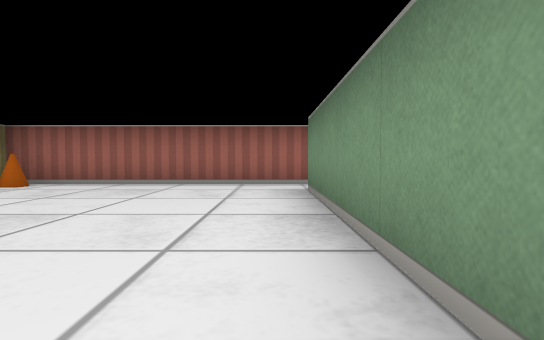
[1] (above)

16 first-person views from a walk through a cub3D ray-caster map. The camera is about half as high as the walls, tilts 2° down and sees 80° across. The floor is counted in squares. Each view is taken from the middle of a square. On the plan, view 1 faces up. The plan holds only what a view shows up to about 9 squares ahead; the rest is blank.

[2]
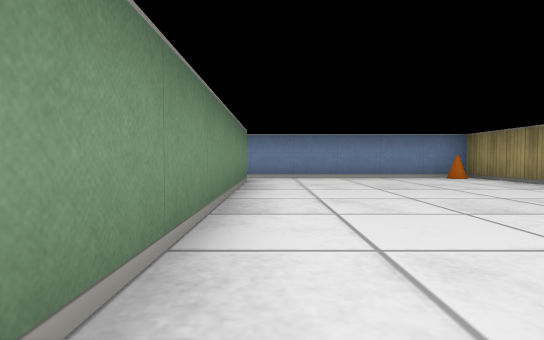

[3]
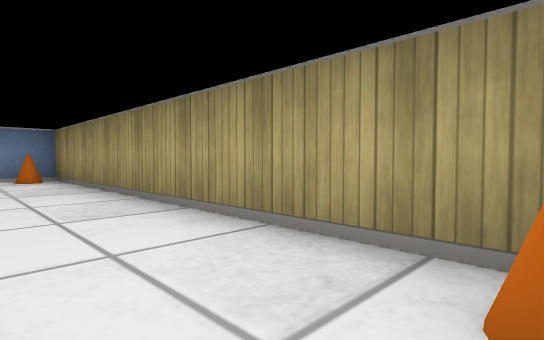

[4]
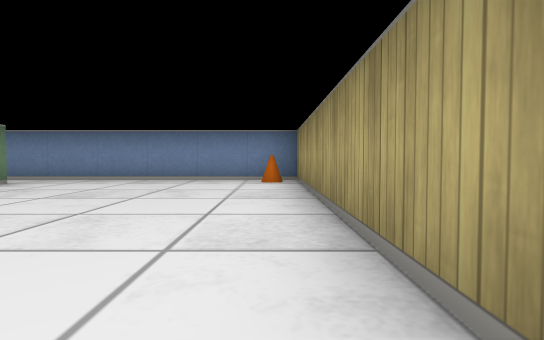

[5]
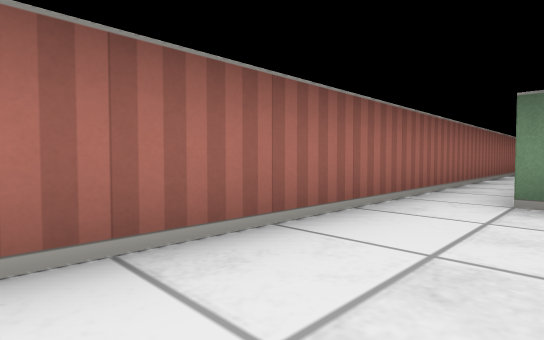

[6]
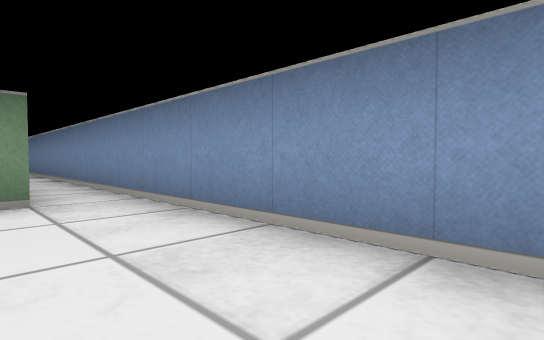

[7]
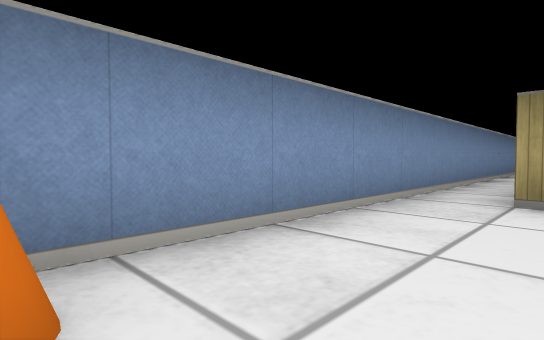

[8]
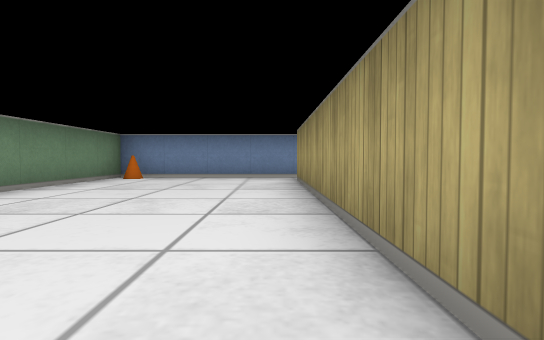

[9]
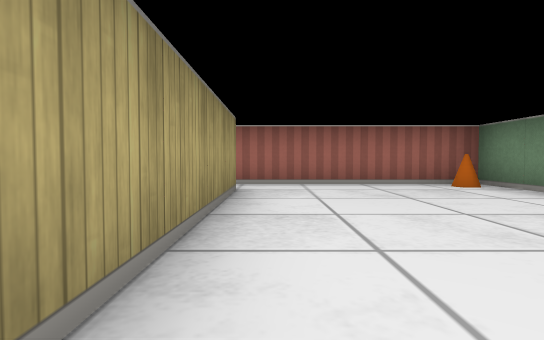

[10]
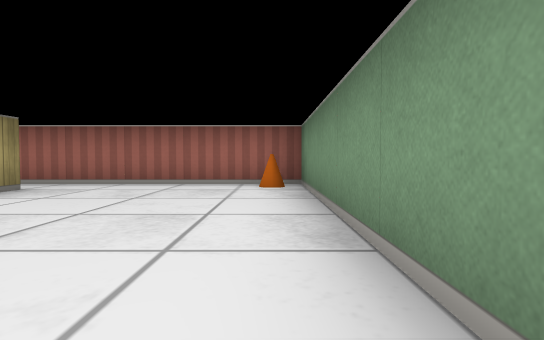

[11]
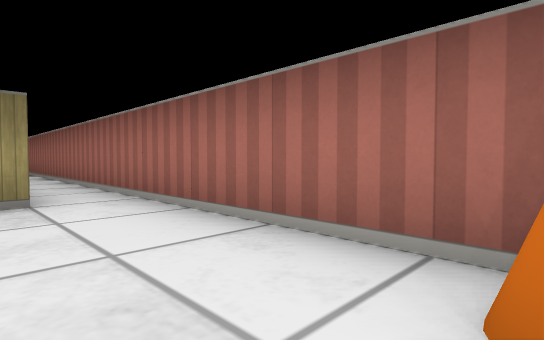

[12]
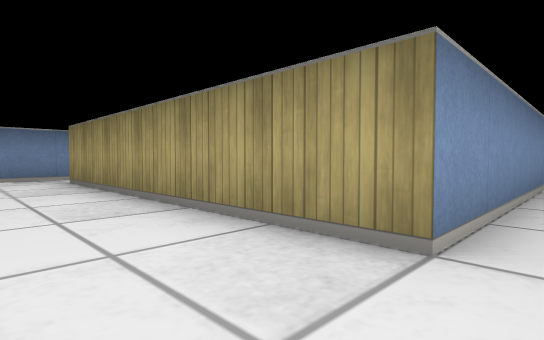

[13]
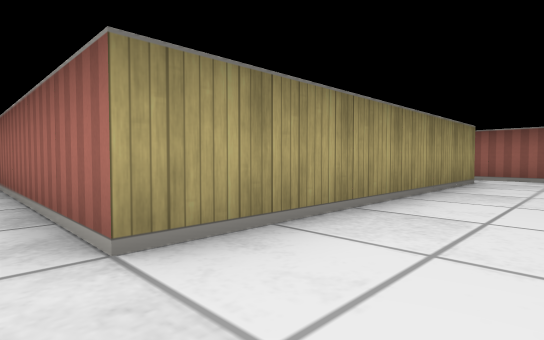

[14]
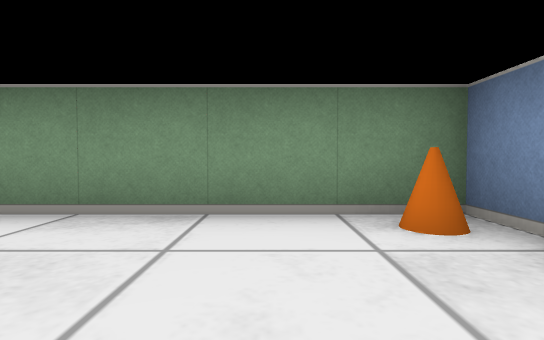

[15]
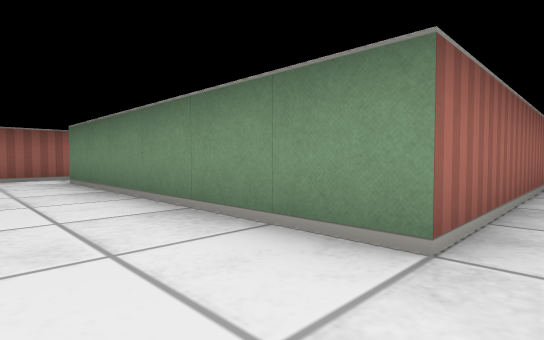

[16]
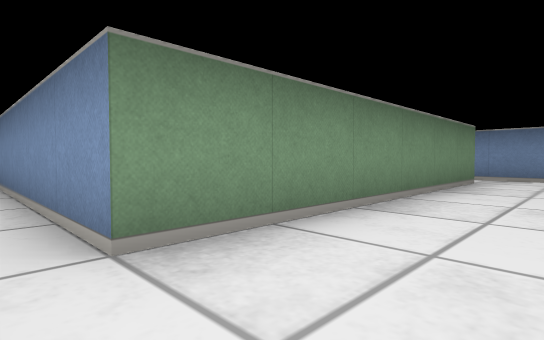

### Floor plan
Points are (right, up) in squares from view 1. A wall is a line through its corners. A room is listed if a view was taken in it or the views show most of it. See-through windows are left out.
Room 1 (views 1, 2, 3, 4, 5, 6, 15, 16)
walls: (0.5, -1.5) (0.5, 4.5); (0.5, 5.5) (-4.5, 5.5) (-4.5, -2.5) (0.5, -2.5)
ways out: opening at (1, -2) to room 2; opening at (1, 5) to room 2
objects: cone (-4, -2); cone (-4, 5)
Room 2 (views 7, 8, 9, 10, 11, 12, 13, 14)
walls: (0.5, 4.5) (9.5, 4.5) (9.5, -1.5) (0.5, -1.5); (0.5, -2.5) (13.5, -2.5) (13.5, 5.5) (0.5, 5.5)
ways out: opening at (1, -2) to room 1; opening at (1, 5) to room 1
objects: cone (13, -2); cone (13, 5)

Positions as (right, up) in squares from view 1, and headings:
1: (0, 0), facing up
2: (0, 5), facing down
3: (-3, 5), facing down-left
4: (-4, 4), facing down
5: (-3, 4), facing up-right
6: (-3, -1), facing down-right
7: (13, -1), facing down-left
8: (10, 5), facing down
9: (10, 0), facing up
10: (13, 0), facing up
11: (13, 4), facing up-left
12: (11, 5), facing down-left
13: (11, -2), facing up-left
14: (11, -1), facing right
15: (-1, -2), facing up-right
16: (-1, 5), facing down-right
